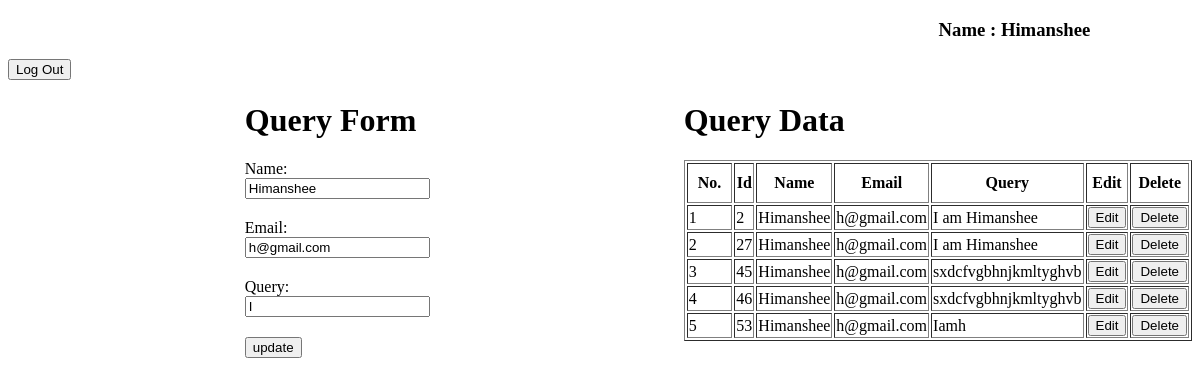
Page /edit/2 on the earlier database version.
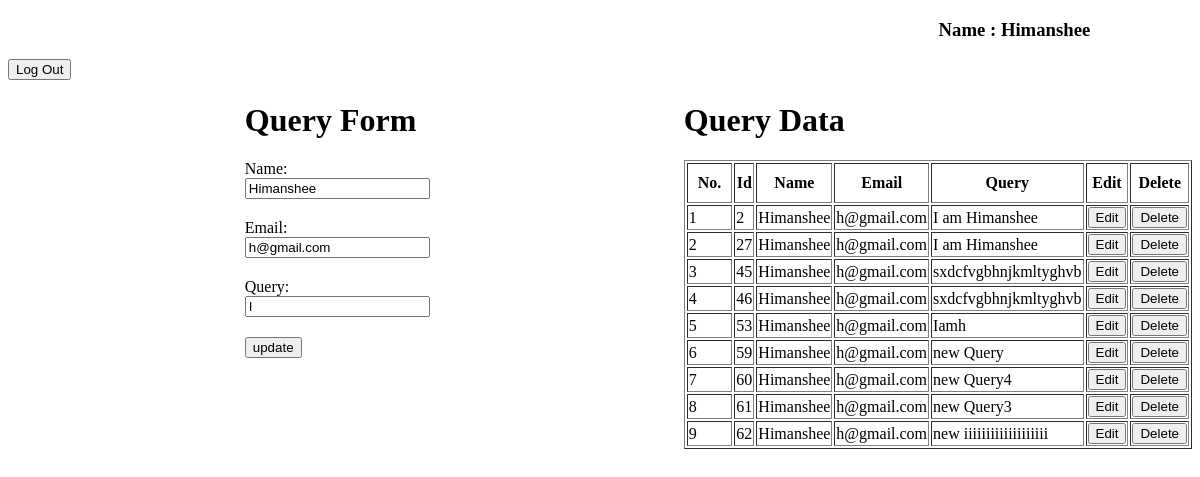
Same page on the later database version.
### app/models.py (models this page shows)
class Query(models.Model):
    name=models.CharField(max_length=50)
    email=models.EmailField()
    query=models.TextField()
    def __str__(self):
        return self.query

### app/views.py (the view)
# urls.py: path('edit/<int:x>', views.edit, name='edit'),
def edit(request, x):
    user_QueryData=Query.objects.get(id=x)
    id1 = user_QueryData.id
    email=user_QueryData.email
    name=user_QueryData.name
    query=user_QueryData.query
    print(query)
    data=Student.objects.get(stu_email=email)
    my_data={
            'nm':data.stu_name,
            'em':data.stu_email,
            'con':data.stu_contact,
            'pas':data.stu_password
        }
    all_query=Query.objects.filter(email=email)
    print(all_query)
    edit_data={
        'id':id1,
        'nm':name,
        'em':email,
        'qu':query
    }
    print(edit_data)
    return render(request, 'dashboard.html', {'key1':all_query, 'data':my_data,'edit':edit_data })

### app/templates/dashboard.html (shortened to what this page needs)
<!DOCTYPE html>
<html lang="en">
<head>
</head>
<body>
    <nav>
        <div>
            <h3 style="margin-left: 70%;" align="center">Name : {{data.nm}}</h3>
        </div>
        <div>
            <a href="{% url 'logout' %}"><button>Log Out</button></a>
        </div>
    </nav>
    <div style="display: flex;">
        {% if edit %}
        <div style="margin-left: 20%;">
            <h1>Query Form</h1>
            <form  action="{% url 'update' x=edit.id %}" x=edit.id method="post">
                Name:<input style="margin-bottom: 20px;" type="text" name="name" readonly value={{edit.nm}} required /> <br>
                Email:<input style="margin-bottom: 20px;" type="email"  name="email" readonly value={{edit.em}} required /> <br>
                Query:<input style="margin-bottom: 20px;" type="text"  name="query" value={{edit.qu}} required /> <br>
                <button>update</button>
            </form>
        </div>
        {% endif %}
        <div style="margin-left: 20%;">
            <h1>Query Data </h1>
            <table border="1" >
                <tr style="padding: 10px;">
                    <th style="padding: 10px;">No.</th>
                    <th>Id</th>
                    <th>Name</th>
                    <th>Email</th>
                    <th>Query</th>
                    <th>Edit</th>
                    <th>Delete</th>
                </tr>
                {% for i in key1 %}
                <tr>
                    <td >{{forloop.counter}}</td>
                    <td>{{i.id}}</td>
                    <td>{{i.name}}</td>
                    <td>{{i.email}}</td>
                    <td>{{i.query}}</td>
                    <td><a href="{% url 'edit' x=i.id %}"><button>Edit</button></a></td>
                    <td><a href="{% url 'delete' x=i.id y=i.email %}"><button>Delete</button></a></td>
                </tr>
                {% endfor %}
            </table>
        </div>
    </div>
    {% for i in data %}
    <br/>
    {% endfor %}
</body>
</html>

Differences in the rows shown:
added Query: id "59", name "Himanshee", email "h@gmail.com", query "new Query"
added Query: id "60", name "Himanshee", email "h@gmail.com", query "new Query4"
added Query: id "61", name "Himanshee", email "h@gmail.com", query "new Query3"
added Query: id "62", name "Himanshee", email "h@gmail.com", query "new iiiiiiiiiiiiiiiiiii"
